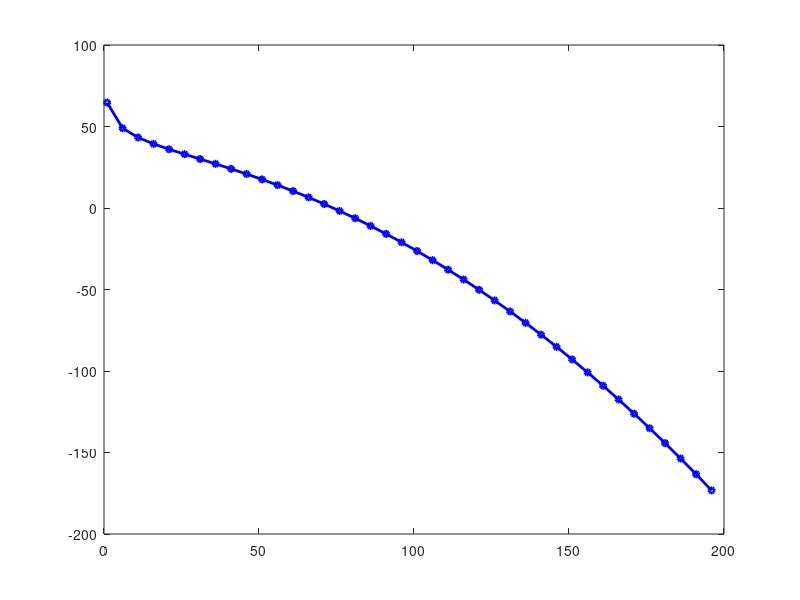

The MATLAB script that drew this image: (Note: this script raises an error after producing the figure.)
%LMZoneTutorial

% The purpose of this code is to demonstrate a simplistic
% compliance/noncompliance framework for determining harmful interference at
% the output of the receiver antenna

% System parameters

Pt_dBm = 46;
Gt_dBi = 15;
Gr_dBi = 10;

f_MHz = 4400;
BW_Hz = 1e6;
NF_dB = 5;

misc_loss = 5;

I_N_threshold = -6;

% Noise floor

kT_dBmHz = -174;
N_dBm = kT_dBmHz + 10*log10(BW_Hz) + NF_dB;

% Distance range

d_km = 1:5:200;   % 1 km to 200 km in 5 km steps

% FSPL model

FSPL_dB = 32.45 + 20*log10(d_km) + 20*log10(f_MHz);

% Diffraction / excess loss

diffraction_loss = 5 + 0.005*(d_km.^2);

% Combine path loss

PL_dB = FSPL_dB + diffraction_loss;

% Computer interference power

I_dBm = Pt_dBm + Gt_dBi + Gr_dBi ...
        - PL_dB ...
        - misc_loss;

% Compute I/N ratio

I_over_N_dB = I_dBm - N_dBm;

% Calculate protection distance

idx = find(I_over_N_dB < I_N_threshold, 1, 'first');

if isempty(idx)
    d_protect_km = NaN;
    disp("Threshold not reached within 200 km range");
else
    d_protect_km = d_km(idx);
end

fprintf("Protection distance: %.2f km\n", d_protect_km);

% Plot (LINEAR SCALE)

figure;
plot(d_km, I_over_N_dB, 'b-o', 'LineWidth', 2, 'MarkerSize', 4); hold on;
yline(I_N_threshold, 'r--', 'LineWidth', 2);

if ~isnan(d_protect_km)
    xline(d_protect_km, 'k--', 'LineWidth', 2);
end

grid on;
xlabel("Distance (km)");
ylabel("I/N (dB)");
title("I/N vs Distance (1–200 km, 5 km steps)");
legend("I/N","-6 dB Threshold","Protection Distance");
